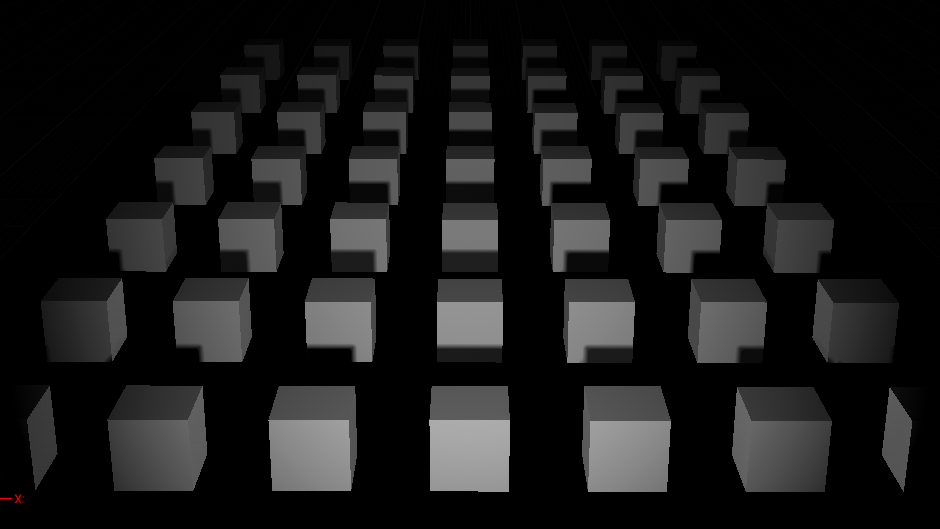
#> input picture Light_Depth study/Exp3/HighresScreenshot00000.png, 940 x 529 px; its folder holds 4 pictures in this run
$ python LighyStudy.py
#> lines starting #> are read from the running program, lines starting #| are printed output that depends on the picture
# This is a sample Python script.

# Press Mayús+F10 to execute it or replace it with your code.
# Press Double Shift to search everywhere for classes, files, tool windows, actions, and settings.
import cv2 as cv
import numpy as np
import matplotlib.pyplot as plt
import glob
import os

def get_puntos(img,vector,CoordenadasX,CoordenadasY):
    for t in range (0,len(CoordenadasX)):
        for n in range (0,len(vector)-1):
            vector[t,n]=np.mean(img[CoordenadasY[n],CoordenadasX[t,n]])


    return vector

def print_hi():
    files=glob.glob('C:/Users/usuario/Desktop/Doctorado/Codigos/06_Light/Exp3/*')
    datos=np.zeros(shape=(7,7,len(files)))

    CoordenadasY=np.array([350,240,175,125,90,62])
    CoordenadasX=np.array([[5,30,55,82,95,105],[65,83,110,120,130,135],[132,142,153,160,164,168],[200,200,200,200,200,200],[268,258,247,240,236,232],[335,317,290,280,270,265],[395,370,345,328,305,295]])
    n=0

    for img in files:
        img=cv.imread(img)
#> img is the input picture: shape (529, 940, 3); mean B, G, R 24.4, 24.4, 24.4
        img = cv.resize(img, (400, 400))
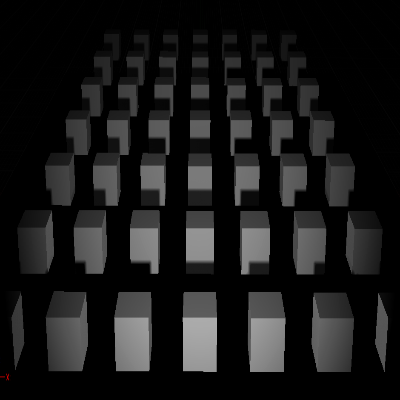
#> img: shape (400, 400, 3); mean B, G, R 24.4, 24.4, 24.4
        datos[:,:,n]=get_puntos(img,datos[:,:,n],CoordenadasX,CoordenadasY)
        n+=1
#> pass 2 of the loop in print_hi, `for img in files:`:
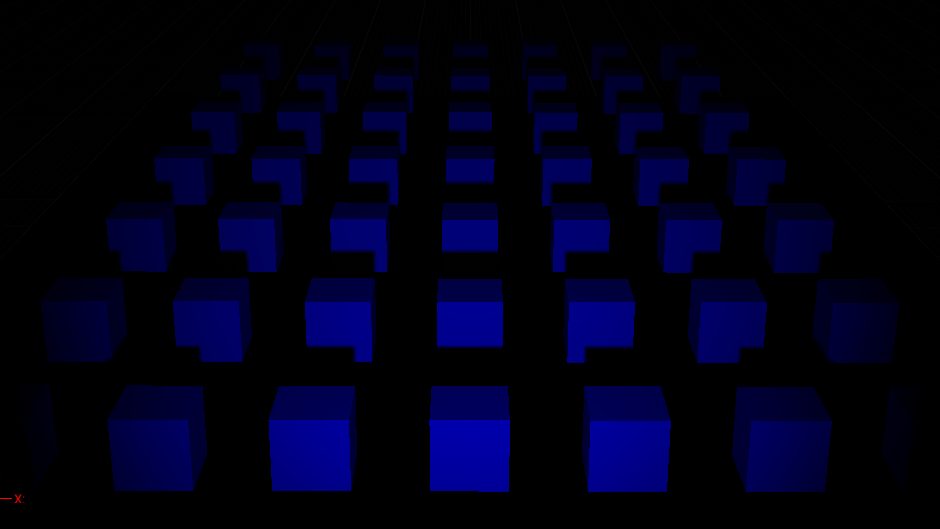
#> input picture Light_Depth study/Exp3/HighresScreenshot00001.png, 940 x 529 px
#> in print_hi, img is the input picture: shape (529, 940, 3); mean B, G, R 22.7, 0.1, 0.1
#> in print_hi, `img = cv.resize(img, (400, 400))`:
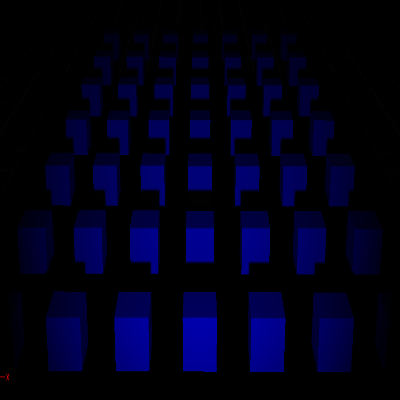
#> img: shape (400, 400, 3); mean B, G, R 22.7, 0.1, 0.1
#> pass 3 of the loop in print_hi, `for img in files:`:
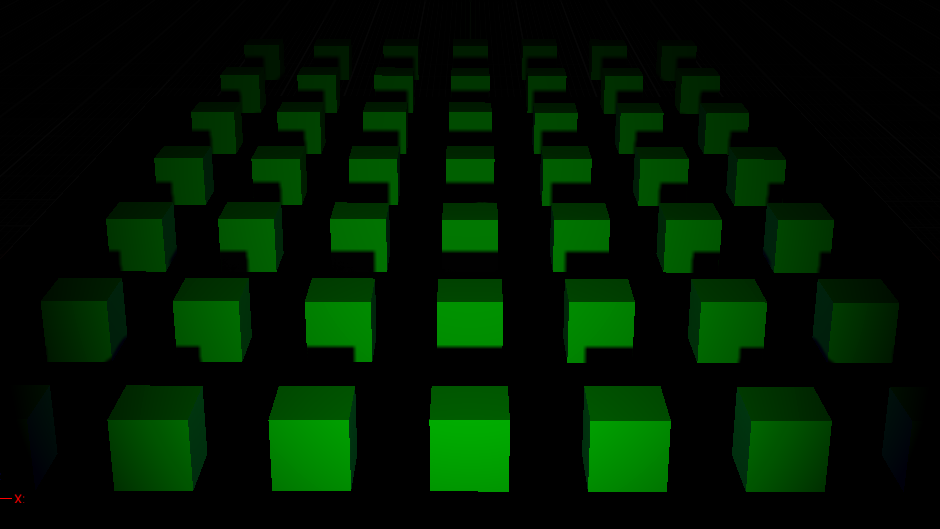
#> input picture Light_Depth study/Exp3/HighresScreenshot00002.png, 940 x 529 px
#> in print_hi, img is the input picture: shape (529, 940, 3); mean B, G, R 0.4, 22.6, 0.1
#> in print_hi, `img = cv.resize(img, (400, 400))`:
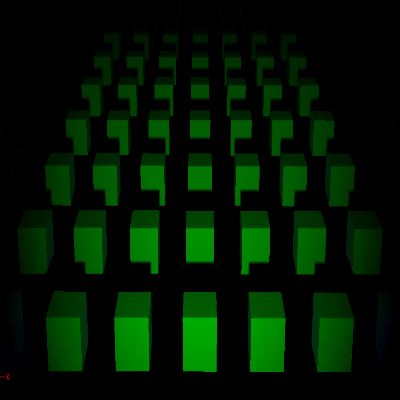
#> img: shape (400, 400, 3); mean B, G, R 0.4, 22.6, 0.1
#> the loop made 4 passes; the first 3 are shown

    fig,((ax1,ax2,ax3),(ax4,ax5,ax6))=plt.subplots(2,3)

    ax1.plot((1, 2, 3, 4, 5, 6, 7), datos[:,:,0], color='gray')
    ax2.plot((1, 2, 3, 4, 5, 6, 7), datos[:,:,1], color='blue')
    ax3.plot((1, 2, 3, 4, 5, 6, 7), datos[:,:,2], color='green')
    ax4.plot((1, 2, 3, 4, 5, 6, 7), datos[:,:,3], color='red')
#> (the run stopped early here; a loop or call above may not have finished)
